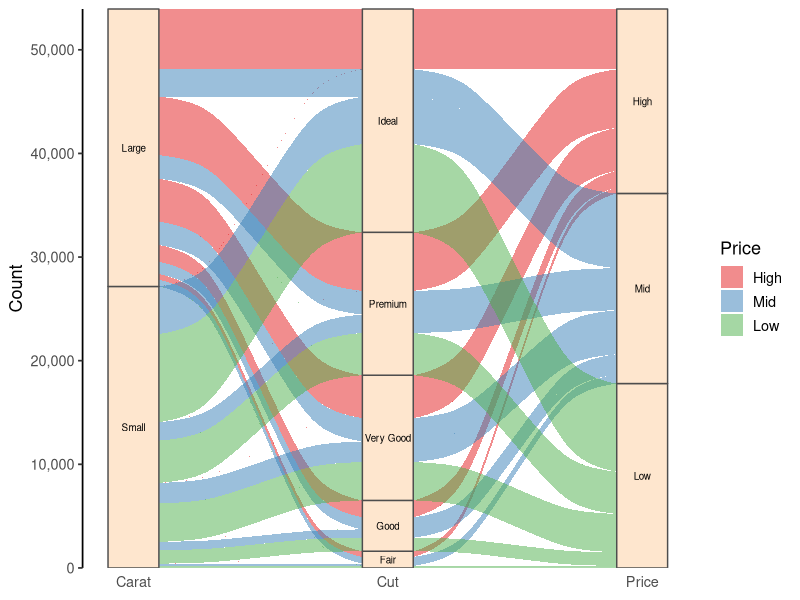
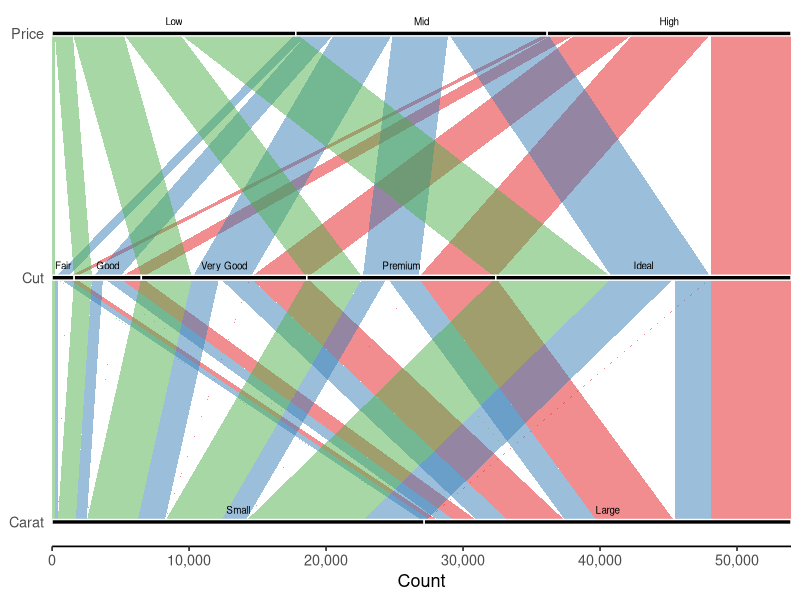
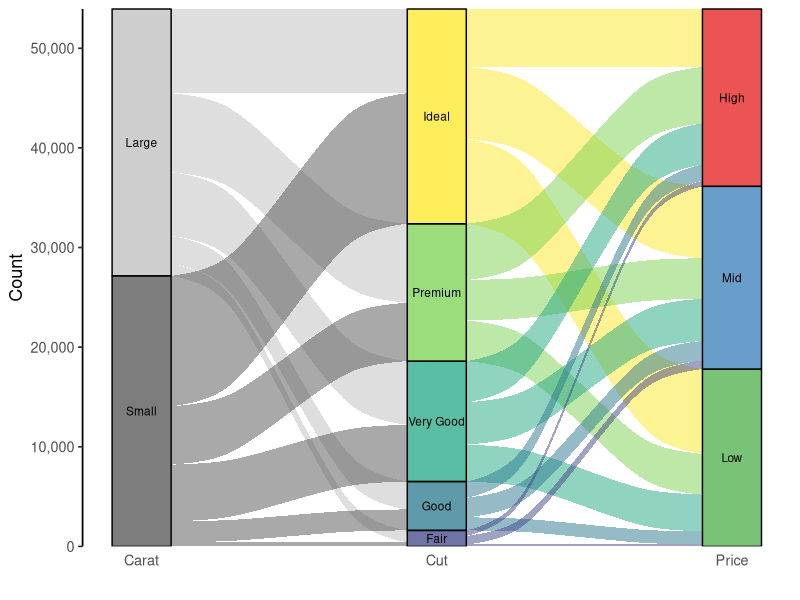

Recreate these plots in R, in order.
## ---- chunk 1
knitr::opts_chunk$set(message = F, 
                      error = F, 
                      warning = F,
                      fig.align = "center")

## ---- chunk 2
library(tidyverse)

# Prepare wide format diamonds data
diamonds_wide <- diamonds %>% 
  mutate(price_cat = case_when(price < quantile(price, 0.33) ~ "Low",
                               price > quantile(price, 0.67) ~ "High",
                               TRUE ~ "Mid"),
         price_cat = factor(price_cat, levels = c("High", "Mid", "Low")),
         carat_cat = ifelse(carat > median(carat), "Large", "Small"),
         cut = fct_rev(cut)) %>% 
  group_by(carat_cat, cut, price_cat) %>%
  summarise(count = n()) %>% 
  ungroup()

head(diamonds_wide)

## ---- chunk 3
# install.packages("ggalluvial")  # install the package if you haven't
library(ggalluvial)
library(scales)  # for the function "comma_format()"

ggplot(diamonds_wide, aes(axis1 = carat_cat, axis2 = cut, axis3 = price_cat, y = count)) +
  geom_alluvium(aes(fill = price_cat), width = 1/5) +
  geom_stratum(width = 1/5, fill = "#fee6ce", color = "grey30") +
  geom_text(stat = "stratum", aes(label = after_stat(stratum)), size = 2.5) +
  scale_x_discrete(limits = c("Carat", "Cut", "Price"), expand = c(0, 0.2)) +
  scale_y_continuous(expand = c(0, 0), labels = comma_format()) + 
  labs(y = "Count") + 
  scale_fill_brewer(name = "Price", palette = "Set1") + 
  theme_classic(base_size = 13) + 
  theme(axis.line.x = element_blank(),
        axis.ticks.x = element_blank())

## ---- chunk 4
ggplot(diamonds_wide, aes(axis1 = carat_cat, axis2 = cut, axis3 = price_cat, y = count)) +
  geom_alluvium(aes(fill = price_cat), width = 0, knot.pos = 0, show.legend = F) +  # knot.pos = 0 generates straight flow streams
  geom_stratum(width = 0.02, fill = "black", color = "white") +  # reduce the bar width to create thick lines
  geom_text(stat = "stratum", aes(label = after_stat(stratum)), size = 2.5, nudge_x = 0.05) +
  scale_x_discrete(limits = c("Carat", "Cut", "Price"), expand = c(0, 0.1)) +
  scale_y_continuous(expand = c(0, 0), labels = comma_format()) + 
  labs(y = "Count") + 
  scale_fill_brewer(palette = "Set1") + 
  coord_flip() +  # change the orientation of the diagram
  theme_classic(base_size = 13) + 
  theme(axis.line.y = element_blank(),
        axis.ticks.y = element_blank())

## ---- chunk 5
# Convert the wide data into long format
diamonds_long <- diamonds_wide %>%
  mutate(alluvium_ID = row_number()) %>%  # add an ID for each row
  pivot_longer(cols = -c(count, alluvium_ID), names_to = "variable", values_to = "level") %>% 
  mutate(level = factor(level, levels = c("Large", "Small", "Ideal", "Premium", "Very Good", "Good", "Fair", "High", "Mid", "Low")))  # adjust the level order for later plotting

head(diamonds_long)
## ---- chunk 6
# Create a color palette for the bars
color_pal <- set_names(c("#bdbdbd", "#525252", "#fde725", "#7ad151", "#22a884", "#2a788e", "#414487", "#e41a1c", "#377eb8", "#4daf4a"), nm = levels(diamonds_long$level))

ggplot(diamonds_long, aes(x = variable, y = count, stratum = level, alluvium = alluvium_ID)) +
  geom_flow(aes(fill = level), width = 1/5) +
  geom_stratum(aes(fill = level), alpha = 0.75, width = 1/5) +
  geom_text(stat = "stratum", aes(label = level), size = 3) +
  scale_x_discrete(labels = c("Carat", "Cut", "Price"), expand = c(0, 0.2)) +
  scale_y_continuous(expand = c(0, 0), labels = comma_format()) + 
  labs(x = "", y = "Count") +
  guides(fill = "none") + 
  scale_fill_manual(values = color_pal) +
  theme_classic(base_size = 13) + 
  theme(axis.line.x = element_blank(),
        axis.ticks.x = element_blank())

